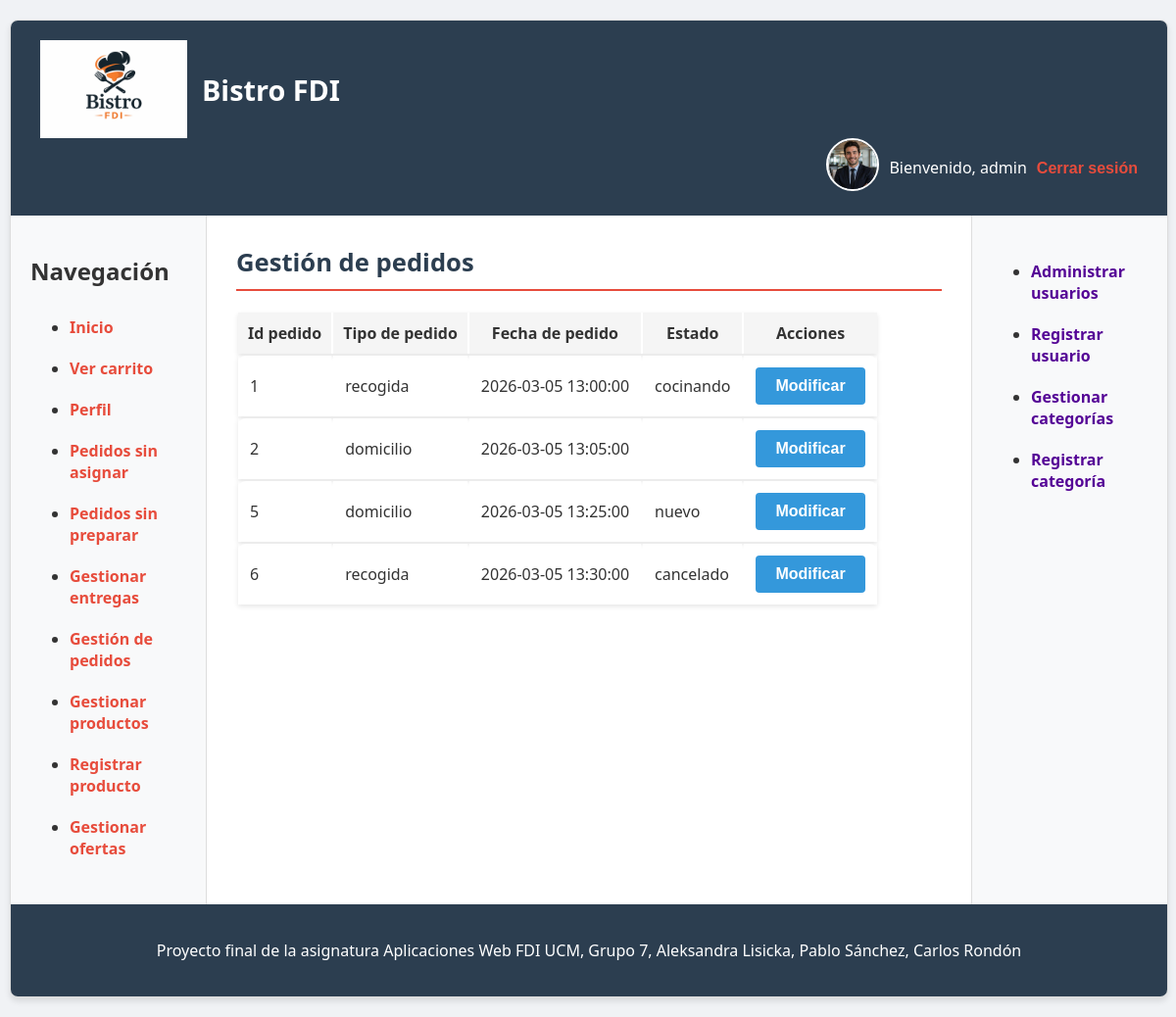
Screenshot of /usuarios/gerente/pedidosAsignados.php (signed in) with the database file from the repository.
### tables this page shows
CREATE TABLE `pedidos` (
  `id`                    INT(11)        NOT NULL AUTO_INCREMENT,
  `usuario_id`            INT(11)        NOT NULL,
  `estado`                ENUM('nuevo','recibido','en_preparacion','cocinando','listo_cocina','terminado','entregado','cancelado') DEFAULT 'nuevo',
  `tipo`                  ENUM('domicilio','recogida') NOT NULL,
  `fechaPedido`           DATETIME       DEFAULT current_timestamp(),
  `total`                 DECIMAL(10,2)  NOT NULL DEFAULT 0,
  `subtotalSinDescuento`  DECIMAL(10,2)  NOT NULL DEFAULT 0,
  `descuentoAplicado`     DECIMAL(10,2)  NOT NULL DEFAULT 0,
  `cocinero_id`           INT(11)        DEFAULT NULL,        
  PRIMARY KEY (`id`),
  FOREIGN KEY (`usuario_id`)  REFERENCES `usuarios`(`id`),
  FOREIGN KEY (`cocinero_id`) REFERENCES `usuarios`(`id`)
);

### includes/config.php (called while the page is built, shortened)
<?php
spl_autoload_register(function ($class) {
    $prefix = 'es\\ucm\\fdi\\aw\\';
    $base_dir = implode(DIRECTORY_SEPARATOR, [__DIR__, 'clases', '']);
    $len = strlen($prefix);
    $relative_class = substr($class, $len);
    $file = $base_dir . str_replace('\\', '/', $relative_class) . '.php';
});

### includes/clases/pedidos/Pedido.php (called while the page is built, shortened)
<?php
class Pedido {
    private $id;
    private $estado;
    private $fechaPedido;
    private $tipo;
    public function __construct($id, $usuario_id, $estado, $fechaPedido, $tipo, $total, $cocinero_id) {
        $this->id = $id;
        $this->estado = $estado ?? 'nuevo';
        $this->fechaPedido = $fechaPedido;
        $this->tipo = $tipo;
    }
    public function getFechaPedido() {
        return $this->fechaPedido;
    }
    public function getPedidoId() {
        return $this->id;
    }
    public function getTipo() {
        return $this->tipo;
    }
    public function getEstadoPedido() {
        return $this->estado;
    }
    public static function pedidosPendientes_Asignados($esAdmin) {
        $conn = Aplicacion::getInstance()->getConexionBd();
        if ($esAdmin) {
            $query = sprintf(
                "SELECT * FROM pedidos WHERE estado != '%s'",
                $conn->real_escape_string(EstadoPedido::ENTREGADO->value)
            );
        } else {
            $query = sprintf(
                "SELECT * FROM pedidos WHERE estado IN ('%s','%s')",
                $conn->real_escape_string(EstadoPedido::PENDIENTE->value),
                $conn->real_escape_string(EstadoPedido::EN_PREPARACION->value)
            );
        }
        $rs = $conn->query($query);
        if ($rs && $rs->num_rows > 0) {
            $pedidos = [];
            while ($fila = $rs->fetch_assoc()) {
                $pedidos[] = new Pedido(
                    $fila['id'],
                    null,
                    $fila['estado'],
                    $fila['fechaPedido'],
                    $fila['tipo'],
                    null,
                    $fila['cocinero_id']
                );
            }
            return $pedidos;
        }
        return null;
    }
}

### includes/clases/pedidos/FormularioPedidosAsignados.php (the view, shortened to what this page needs)
<?php
class FormularioPedidosAsignados extends Formulario
{
    protected function generaCamposFormulario(&$datos){
        $pedidos = '';
        if(isset($_SESSION['esAdmin']) && $_SESSION['esAdmin'] === true){
            $pedidos = Pedido::pedidosPendientes_Asignados(true);
        }
        else{
            $pedidos = Pedido::pedidosPendientes_Asignados(false);
        }
        $filas = '';
        if (!empty($pedidos) && is_array($pedidos)) {
            foreach ($pedidos as $p) {
                $filas .= "<tr>
                    <td>{$p->getPedidoId()}</td>
                    <td>{$p->getTipo()}</td>
                    <td>{$p->getFechaPedido()}</td>
                    <td>{$p->getEstadoPedido()}</td>
                    <td>
                        <div>
                            <button type='submit' name='idPedido' value='{$p->getPedidoId()}'>Modificar</button>
                        </div>
                    </td>
                </tr>";
            }
        }
        if($filas === ''){
            $html = <<<EOF
                <p>No hay pedidos.</p>
            EOF;
        }
        else{
            $html = <<<EOF
                <table class="tabla-general">
                    <thead>
                        <tr>
                            <th>Id pedido</th>
                            <th>Tipo de pedido</th>
                            <th>Fecha de pedido</th>
                            <th>Estado</th>
                            <th>Acciones</th>
                        </tr>
                    </thead>
                    <tbody>
                        $filas
                    </tbody>
                </table>
            EOF;
        }
        return $html;
    }
}

### css/estilo.css (style rules this page uses)
body { background-color: #f0f2f5; font-family: Segoe UI, Roboto, Helvetica, Arial, sans-serif; margin: 0; padding: 20px 10px; color: #333; }
button, a.boton { border: none; border-radius: 4px; font-size: 1em; font-weight: bold; padding: 10px 20px; cursor: pointer; background-color: #3498db; color: white; text-align: center; text-decoration: none; display: inline-block; transition: background-color 0.3s; }
.tabla-general th { padding: 10px; background-color: #f5f5f5; }
.tabla-general td { padding: 12px; background-color: #ffffff; }
.tabla-general tr { box-shadow: 0 2px 5px rgba(0,0,0,0.1); }
.tabla-general td:first-child { border-top-left-radius: 8px; border-bottom-left-radius: 8px; }
.tabla-general td:last-child { border-top-right-radius: 8px; border-bottom-right-radius: 8px; }

### rows the page displays
pedidos: id "1", tipo "recogida", fechaPedido "2026-03-05 13:00:00", estado "cocinando"
pedidos: id "2", tipo "domicilio", fechaPedido "2026-03-05 13:05:00"
pedidos: id "5", tipo "domicilio", fechaPedido "2026-03-05 13:25:00", estado "nuevo"
pedidos: id "6", tipo "recogida", fechaPedido "2026-03-05 13:30:00", estado "cancelado"

### other values shown
$params['cabecera'] "Bistro FDI"
$nombreUsuario "admin"
